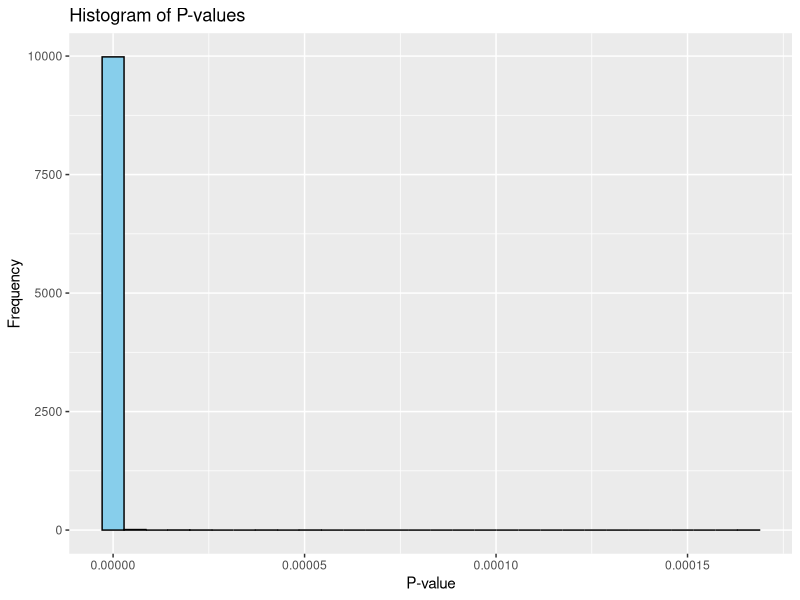
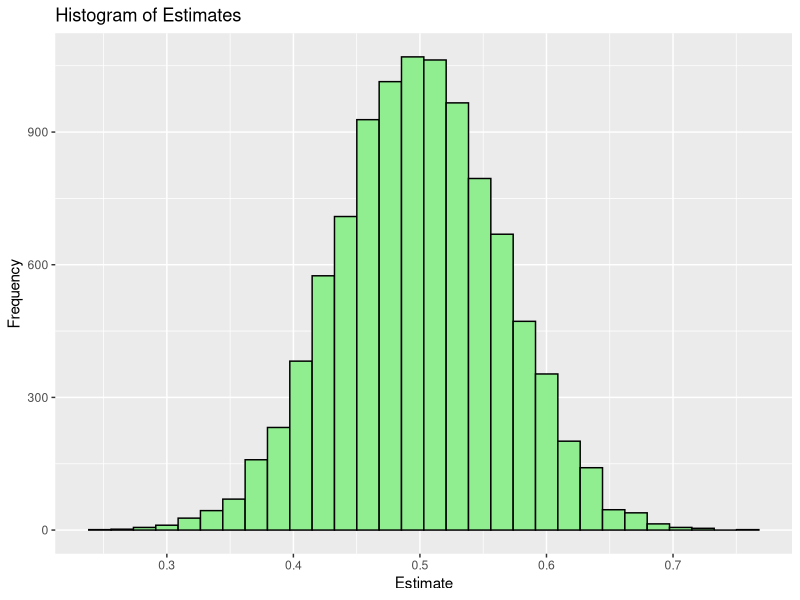
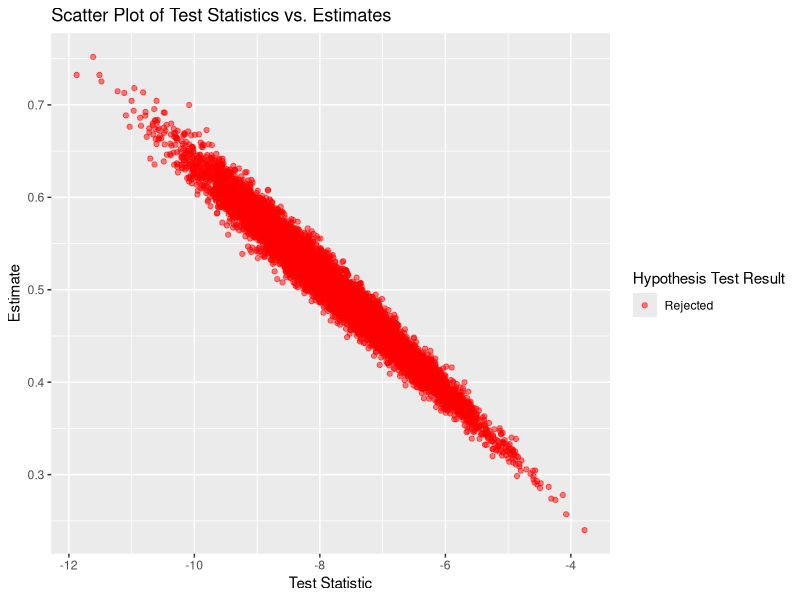

Write R code to recreate these figures, in order.
library(ggplot2)

set.seed(123) 

simulate_t_tests <- function(n_sims, n1, n2, true_diff) {
  p_values <- numeric(n_sims)
  test_stats <- numeric(n_sims)
  estimates <- numeric(n_sims)
  rejections <- logical(n_sims)
  
  for (i in 1:n_sims) {
    x1 <- rnorm(n1, mean = 0, sd = 1)
    x2 <- rnorm(n2, mean = 0.5, sd = 1)
    
    test_result <- t.test(x1, x2)
    
    p_values[i] <- test_result$p.value
    test_stats[i] <- test_result$statistic
    estimates[i] <- test_result$estimate[2] - test_result$estimate[1] 
    rejections[i] <- test_result$p.value < 0.05
  }
  
  data.frame(
    p_values = p_values,
    test_stats = test_stats,
    estimates = estimates,
    rejections = rejections,
    bias = estimates - true_diff
  )
}

simulation_data <- simulate_t_tests(n_sims = 10000, n1 = 400, n2 = 600, true_diff = 0.5)

p_value_plot <- ggplot(simulation_data, aes(x = p_values)) +
  geom_histogram(bins = 30, fill = "skyblue", color = "black") +
  labs(title = "Histogram of P-values", x = "P-value", y = "Frequency")

estimate_plot <- ggplot(simulation_data, aes(x = estimates)) +
  geom_histogram(bins = 30, fill = "lightgreen", color = "black") +
  labs(title = "Histogram of Estimates", x = "Estimate", y = "Frequency")

scatter_plot <- ggplot(simulation_data, aes(x = test_stats, y = estimates, color = rejections)) +
  geom_point(alpha = 0.5) +
  scale_color_manual(values = c("red", "blue"), labels = c("Rejected", "Not Rejected")) +
  labs(title = "Scatter Plot of Test Statistics vs. Estimates",
       x = "Test Statistic", y = "Estimate", color = "Hypothesis Test Result")

print(p_value_plot)
print(estimate_plot)
print(scatter_plot)


